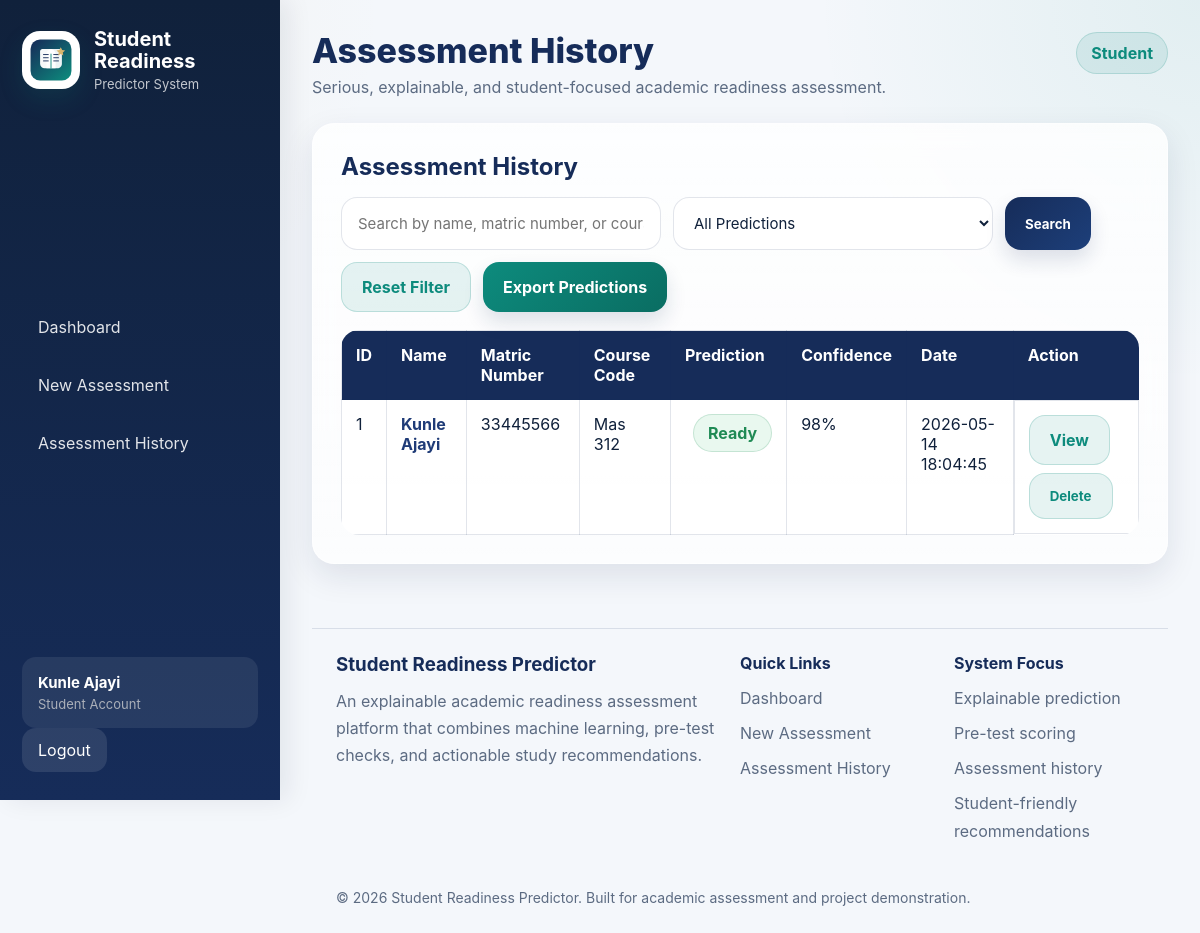
The app's page /history (signed in) with its own data.
### tables this page shows
CREATE TABLE users (
            id INTEGER PRIMARY KEY AUTOINCREMENT,
            full_name TEXT NOT NULL,
            email TEXT NOT NULL UNIQUE,
            matric_number TEXT NOT NULL UNIQUE,
            password_hash TEXT NOT NULL,
            role TEXT NOT NULL DEFAULT 'student',
            created_at TEXT NOT NULL
        );

CREATE TABLE assessments (
    id INTEGER PRIMARY KEY AUTOINCREMENT,
    user_id INTEGER,
    full_name TEXT,
    matric_number TEXT,
    department TEXT,
    level TEXT,
    course_code TEXT,
    course_title TEXT,
    study_hours INTEGER,
    failures INTEGER,
    missed_lectures INTEGER,
    g1 INTEGER,
    g2 INTEGER,
    confidence_level TEXT,
    revision_status TEXT,
    past_questions_practice TEXT,
    topic_understanding TEXT,
    prediction_text TEXT,
    confidence_score TEXT,
    interpretation TEXT,
    created_at TEXT,
    pretest_score INTEGER,
    pretest_level TEXT,
    overall_insight TEXT,

    quiz_score INTEGER DEFAULT 0,
    quiz_analysis TEXT DEFAULT '',
    recommendations TEXT DEFAULT '',
    factors TEXT DEFAULT ''
);

### app.py (the view, shortened to what this page needs)
@app.route("/history")
def history():
    query = (
        request.args.get("query")
        or request.args.get("search")
        or request.args.get("q")
        or ""
    ).strip()
    prediction_filter = request.args.get("prediction_filter", "").strip()
    conn = get_db_connection()
    current_user = get_current_user()
    sql = """
        SELECT
            id,
            full_name,
            matric_number,
            course_code,
            prediction_text,
            confidence_score,
            created_at
        FROM assessments
        WHERE 1=1
    """
    params = []
    if current_user and not is_admin(current_user):
        sql += " AND user_id = ?"
        params.append(session.get("user_id"))
    if prediction_filter:
        sql += " AND prediction_text = ?"
        params.append(prediction_filter)
    sql += " ORDER BY id DESC"
    assessments = conn.execute(sql, params).fetchall()
    conn.close()
    return render_template(
        "history.html",
        assessments=assessments,
        query=query,
        prediction_filter=prediction_filter
    )

### app.py (called while the page is built)
def ensure_tables_exist_on_connection(conn):
    conn.execute("""
       CREATE TABLE IF NOT EXISTS assessments (
    id INTEGER PRIMARY KEY AUTOINCREMENT,
    user_id INTEGER,
    full_name TEXT,
    matric_number TEXT,
    department TEXT,
    level TEXT,
    course_code TEXT,
    course_title TEXT,
    study_hours INTEGER,
    failures INTEGER,
    missed_lectures INTEGER,
    g1 INTEGER,
    g2 INTEGER,
    confidence_level TEXT,
    revision_status TEXT,
    past_questions_practice TEXT,
    topic_understanding TEXT,
    prediction_text TEXT,
    confidence_score TEXT,
    interpretation TEXT,
    created_at TEXT,
    pretest_score INTEGER,
    pretest_level TEXT,
    overall_insight TEXT,

    quiz_score INTEGER DEFAULT 0,
    quiz_analysis TEXT DEFAULT '',
    recommendations TEXT DEFAULT '',
    factors TEXT DEFAULT ''
)
    """)
    conn.commit()

def get_db_connection():
    conn = sqlite3.connect(DB_PATH)
    conn.row_factory = sqlite3.Row
    ensure_tables_exist_on_connection(conn)
    return conn

def get_current_user():
    user_id = session.get("user_id")
    if not user_id:
        return None
    conn = get_db_connection()
    user = conn.execute("SELECT * FROM users WHERE id = ?", (user_id,)).fetchone()
    conn.close()
    return user

def is_admin(user):
    if user is None:
        return False
    return str(user["role"]).strip().lower() == "admin"

@app.context_processor
def inject_user():
    return {"current_user": get_current_user()}

### templates/history.html (shortened to what this page needs)
{% extends "base.html" %}
{% block page_title %}Assessment History{% endblock %}
{% block content %}
<div class="card glass-card fade-up">
    <h2>Assessment History</h2>
    <form method="GET" action="{{ url_for('history') }}" class="filter-form">
        <input
            type="text"
            name="q"
            placeholder="Search by name, matric number, or course code"
            value="{{ query }}"
        >
        <select name="prediction">
            <option value="">All Predictions</option>
        </select>
        <button type="submit" class="btn">Search</button>
        <a href="{{ url_for('history') }}" class="btn btn-secondary">Reset Filter</a>
        <a href="{{ url_for('export_history', q=query, prediction=prediction_filter) }}" class="btn btn-accent">Export Predictions</a>
    </form>
    {% if assessments %}
        <div class="history-table-wrapper">
            <table class="history-table">
                <thead>
                    <tr>
                        <th>ID</th>
                        <th>Name</th>
                        <th>Matric Number</th>
                        <th>Course Code</th>
                        <th>Prediction</th>
                        <th>Confidence</th>
                        <th>Date</th>
                        <th>Action</th>
                    </tr>
                </thead>
                <tbody>
                    {% for row in assessments %}
                    <tr>
                        <td>{{ loop.index }}</td>
                        <td>
                            <a href="{{ url_for('assessment_detail', assessment_id=row.id) }}" class="history-link">
                                {{ row.full_name }}
                            </a>
                        </td>
                        <td>{{ row.matric_number }}</td>
                        <td>{{ row.course_code }}</td>
                        <td>
                            {% if row.prediction_text == "Ready" %}
                                <span class="status-badge ready-badge">{{ row.prediction_text }}</span>
                            {% else %}
                                <span class="status-badge risk-badge">{{ row.prediction_text }}</span>
                            {% endif %}
                        </td>
                        <td>{{ row.confidence_score }}</td>
                        <td>{{ row.created_at }}</td>
                        <td class="action-cell">
                            <a href="{{ url_for('assessment_detail', assessment_id=row.id) }}" class="btn btn-secondary">
                                View
                            </a>
                            <form method="POST"
                                  action="{{ url_for('delete_assessment', assessment_id=row.id) }}"
                                  onsubmit="return confirm('Delete this assessment record?');"
                                  style="display:inline;">
                                <button type="submit" class="btn btn-secondary">
                                    Delete
                                </button>
                            </form>
                        </td>
                    </tr>
                    {% endfor %}
                </tbody>
            </table>
        </div>
    {% else %}
        <p>No assessment records found yet.</p>
    {% endif %}
</div>
{% endblock %}

### templates/base.html (shortened to what this page needs)
<!DOCTYPE html>
<html lang="en">
<head>
    <link rel="stylesheet" href="{{ url_for('static', filename='style.css') }}">
</head>
<body>
    <div class="app-shell">
        <aside class="sidebar" id="sidebar">
            <div class="brand-block">
                <img
                    src="{{ url_for('static', filename='srp-logo.svg') }}"
                    alt="SRP Logo"
                    class="sidebar-logo"
                >
                <div>
                    <h2>Student Readiness</h2>
                    <p class="sidebar-subtitle">
                        Predictor System
                    </p>
                </div>
            </div>
            <nav class="sidebar-nav">
                <a href="{{ url_for('dashboard') }}">
                    Dashboard
                </a>
                <a href="{{ url_for('student_info') }}">
                    New Assessment
                </a>
                <a href="{{ url_for('history') }}">
                    Assessment History
                </a>
            </nav>
            {% if current_user %}
            <div class="sidebar-footer">
                <div class="sidebar-user glass-card">
                    <div class="sidebar-user-name">
                        {{ current_user.full_name }}
                    </div>
                    <div class="sidebar-user-role">
                        {% if current_user.role == "admin" %}
                            Administrator
                        {% else %}
                            Student Account
                        {% endif %}
                    </div>
                </div>
                <a href="{{ url_for('logout') }}" class="sidebar-logout">
                    Logout
                </a>
            </div>
            {% endif %}
        </aside>
        <main class="main-content">
            <header class="topbar">
                <div>
                    <h1 class="topbar-title">
                        {% block page_title %}{% endblock %}
                    </h1>
                    <p class="topbar-subtitle">
                        Serious, explainable, and student-focused academic readiness assessment.
                    </p>
                </div>
                {% if current_user %}
                <div class="topbar-actions">
                    <span class="role-badge">
                        {% if current_user.role == "admin" %}
                            Admin
                        {% else %}
                            Student
                        {% endif %}
                    </span>
                </div>
                {% endif %}
            </header>
            {% block content %}
            {% endblock %}
            <footer class="site-footer">
                <div class="footer-grid">
                    <div>
                        <h3>
                            Student Readiness Predictor
                        </h3>
                        <p>
                            An explainable academic readiness assessment platform
                            that combines machine learning, pre-test checks,
                            and actionable study recommendations.
                        </p>
                    </div>
                    <div>
                        <h4>Quick Links</h4>
                        <ul>
                            <li>
                                <a href="{{ url_for('dashboard') }}">
                                    Dashboard
                                </a>
                            </li>
                            <li>
                                <a href="{{ url_for('student_info') }}">
                                    New Assessment
                                </a>
                            </li>
                            <li>
                                <a href="{{ url_for('history') }}">
                                    Assessment History
                                </a>
                            </li>
                        </ul>
                    </div>
                    <div>
                        <h4>System Focus</h4>
                        <ul>
                            <li>Explainable prediction</li>
                            <li>Pre-test scoring</li>
                            <li>Assessment history</li>
                            <li>Student-friendly recommendations</li>
                        </ul>
                    </div>
                </div>
                <div class="footer-bottom">
                    <p>
                        © 2026 Student Readiness Predictor.
                        Built for academic assessment and project demonstration.
                    </p>
                </div>
            </footer>
        </main>
    </div>
</body>
</html>

### templates/history.html (style rules this page uses)
.history-link { color: #1f3b77; font-weight: 700; text-decoration: none; }
.action-cell { display: flex; gap: 8px; align-items: center; }

### records on screen
users: full_name "Kunle Ajayi"
assessments: full_name "Kunle Ajayi", matric_number "33445566", course_code "Mas 312", prediction_text "Ready", confidence_score "98%", created_at "2026-05-14 18:04:45"
